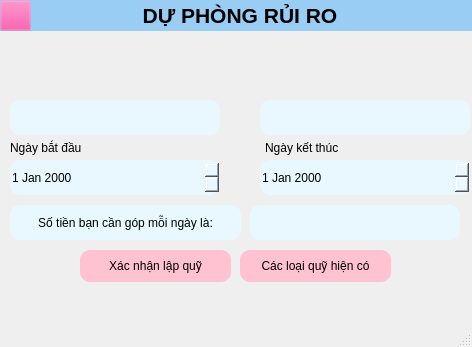
<?xml version="1.0" encoding="UTF-8"?>
<ui version="4.0">
 <class>DuPhongRuiRo</class>
 <widget class="QMainWindow" name="DuPhongRuiRo">
  <property name="geometry">
   <rect>
    <x>0</x>
    <y>0</y>
    <width>472</width>
    <height>347</height>
   </rect>
  </property>
  <property name="windowTitle">
   <string>MainWindow</string>
  </property>
  <widget class="QWidget" name="centralwidget">
   <widget class="QLabel" name="label_3">
    <property name="geometry">
     <rect>
      <x>10</x>
      <y>140</y>
      <width>141</width>
      <height>16</height>
     </rect>
    </property>
    <property name="text">
     <string>Ngày bắt đầu </string>
    </property>
   </widget>
   <widget class="QLineEdit" name="txtSoTienMucTieu">
    <property name="geometry">
     <rect>
      <x>260</x>
      <y>100</y>
      <width>210</width>
      <height>35</height>
     </rect>
    </property>
    <property name="styleSheet">
     <string notr="true">border-radius:10px;
background-color:#e9f8ff
</string>
    </property>
   </widget>
   <widget class="QPushButton" name="btnXacNhan">
    <property name="geometry">
     <rect>
      <x>80</x>
      <y>250</y>
      <width>151</width>
      <height>32</height>
     </rect>
    </property>
    <property name="styleSheet">
     <string notr="true">background-color: rgb(255, 194, 209);
border-radius:10px</string>
    </property>
    <property name="text">
     <string>Xác nhận lập quỹ</string>
    </property>
   </widget>
   <widget class="QDateEdit" name="txtNgayKetThuc">
    <property name="geometry">
     <rect>
      <x>260</x>
      <y>160</y>
      <width>210</width>
      <height>35</height>
     </rect>
    </property>
    <property name="styleSheet">
     <string notr="true">background-color:#e9f8ff;
border-radius:10px</string>
    </property>
   </widget>
   <widget class="QLabel" name="label_4">
    <property name="geometry">
     <rect>
      <x>265</x>
      <y>140</y>
      <width>111</width>
      <height>16</height>
     </rect>
    </property>
    <property name="text">
     <string>Ngày kết thúc</string>
    </property>
   </widget>
   <widget class="QLineEdit" name="txtSoTienCanGop">
    <property name="geometry">
     <rect>
      <x>250</x>
      <y>205</y>
      <width>210</width>
      <height>35</height>
     </rect>
    </property>
    <property name="styleSheet">
     <string notr="true">border-radius:10px;
background-color:#e9f8ff
</string>
    </property>
   </widget>
   <widget class="QDateEdit" name="txtNgayBatDau">
    <property name="geometry">
     <rect>
      <x>10</x>
      <y>160</y>
      <width>210</width>
      <height>35</height>
     </rect>
    </property>
    <property name="styleSheet">
     <string notr="true">background-color:#e9f8ff;
border-radius:10px</string>
    </property>
   </widget>
   <widget class="QLabel" name="label_2">
    <property name="geometry">
     <rect>
      <x>10</x>
      <y>40</y>
      <width>461</width>
      <height>51</height>
     </rect>
    </property>
    <property name="styleSheet">
     <string notr="true">border-radius: 10px</string>
    </property>
    <property name="text">
     <string/>
    </property>
    <property name="pixmap">
     <pixmap>../ic_nen1.png</pixmap>
    </property>
   </widget>
   <widget class="QLineEdit" name="txtTenQuy">
    <property name="geometry">
     <rect>
      <x>10</x>
      <y>100</y>
      <width>210</width>
      <height>35</height>
     </rect>
    </property>
    <property name="styleSheet">
     <string notr="true">border-radius:10px;
background-color: #e9f8ff</string>
    </property>
   </widget>
   <widget class="QPushButton" name="btnTinhTien">
    <property name="geometry">
     <rect>
      <x>10</x>
      <y>205</y>
      <width>231</width>
      <height>35</height>
     </rect>
    </property>
    <property name="styleSheet">
     <string notr="true">background-color:#e9f8ff;
border-radius:10px</string>
    </property>
    <property name="text">
     <string>Số tiền bạn cần góp mỗi ngày là:</string>
    </property>
    <property name="icon">
     <iconset>
      <normaloff>../ic_calculator.png</normaloff>../ic_calculator.png</iconset>
    </property>
   </widget>
   <widget class="QLabel" name="label">
    <property name="geometry">
     <rect>
      <x>0</x>
      <y>0</y>
      <width>480</width>
      <height>31</height>
     </rect>
    </property>
    <property name="font">
     <font>
      <pointsize>16</pointsize>
      <weight>75</weight>
      <bold>true</bold>
     </font>
    </property>
    <property name="styleSheet">
     <string notr="true">background-color: rgb(154, 205, 244);</string>
    </property>
    <property name="text">
     <string>DỰ PHÒNG RỦI RO</string>
    </property>
    <property name="alignment">
     <set>Qt::AlignCenter</set>
    </property>
   </widget>
   <widget class="QPushButton" name="btnQuayLai">
    <property name="geometry">
     <rect>
      <x>0</x>
      <y>0</y>
      <width>31</width>
      <height>31</height>
     </rect>
    </property>
    <property name="styleSheet">
     <string notr="true">background-color: rgba(245, 40, 145, 0);</string>
    </property>
    <property name="text">
     <string/>
    </property>
    <property name="icon">
     <iconset>
      <normaloff>../ic_arrow.png</normaloff>../ic_arrow.png</iconset>
    </property>
   </widget>
   <widget class="QPushButton" name="btnXemLai">
    <property name="geometry">
     <rect>
      <x>240</x>
      <y>250</y>
      <width>151</width>
      <height>32</height>
     </rect>
    </property>
    <property name="styleSheet">
     <string notr="true">background-color: rgb(255, 194, 209);
border-radius:10px</string>
    </property>
    <property name="text">
     <string>Các loại quỹ hiện có</string>
    </property>
   </widget>
  </widget>
  <widget class="QMenuBar" name="menubar">
   <property name="geometry">
    <rect>
     <x>0</x>
     <y>0</y>
     <width>472</width>
     <height>24</height>
    </rect>
   </property>
  </widget>
  <widget class="QStatusBar" name="statusbar"/>
 </widget>
 <resources/>
 <connections/>
</ui>
